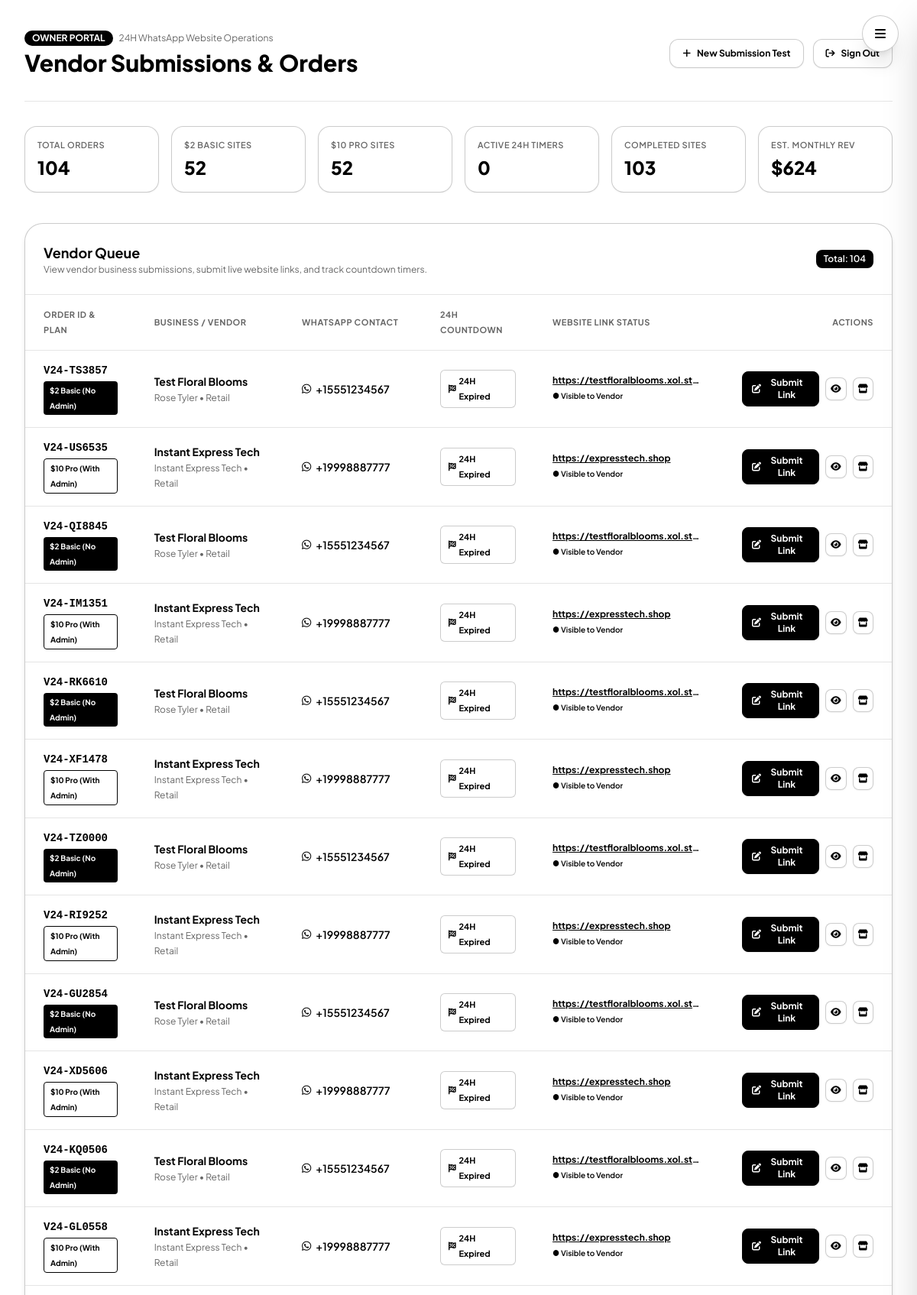
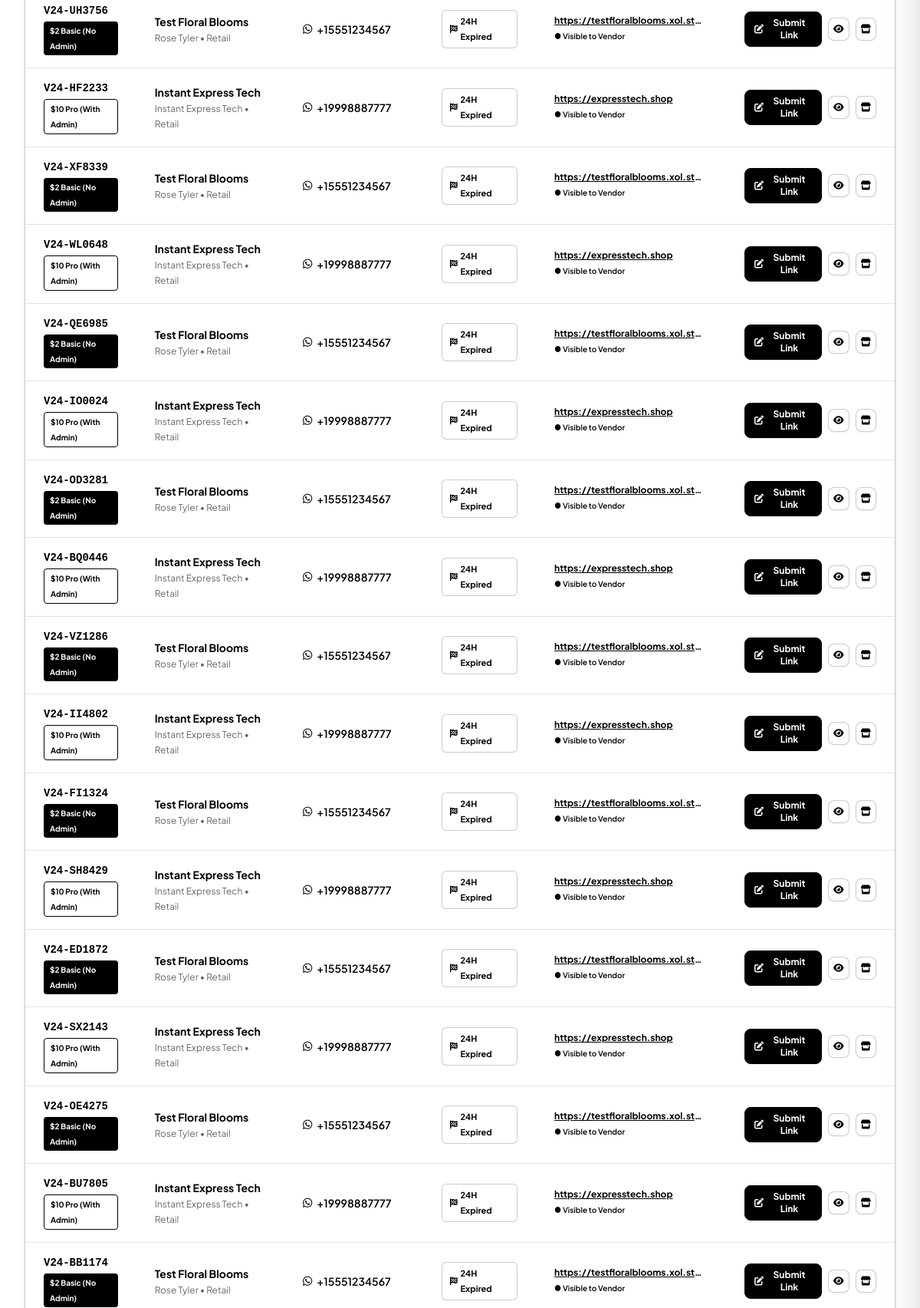
/admin (signed in, upper part), run on the app's committed database (2 pictures, top to bottom).
### tables this page shows
CREATE TABLE orders (
        id TEXT PRIMARY KEY,
        created_at TEXT NOT NULL,
        target_delivery_at TEXT NOT NULL,
        plan_type TEXT NOT NULL,          -- 'basic_2' or 'pro_10'
        plan_name TEXT NOT NULL,
        plan_price REAL NOT NULL,
        business_name TEXT NOT NULL,
        vendor_name TEXT NOT NULL,
        whatsapp_number TEXT NOT NULL,
        email TEXT,
        category TEXT,
        currency TEXT DEFAULT '$',
        tagline TEXT,
        about_text TEXT,
        address TEXT,
        instagram TEXT,
        facebook TEXT,
        tiktok TEXT,
        products_json TEXT,              -- JSON string of products array
        status TEXT DEFAULT 'submitted', -- 'submitted', 'in_progress', 'ready', 'delivered'
        website_url TEXT DEFAULT '',     -- Link submitted by admin
        publish_mode TEXT DEFAULT 'countdown', -- 'countdown' (reveal when 24h expires) or 'immediate' (reveal right away)
        is_published INTEGER DEFAULT 0,  -- 1 if ready to be viewed by vendor
        vendor_admin_url TEXT DEFAULT '',-- Vendor login link for $10 plan
        vendor_admin_user TEXT DEFAULT '',
        vendor_admin_pass TEXT DEFAULT '',
        admin_notes TEXT DEFAULT ''
    );

### app.py (the view)
@app.route('/admin')
def admin_dashboard():
    if not session.get('is_admin'):
        return redirect(url_for('admin_login'))
    conn = get_db()
    cursor = conn.cursor()
    cursor.execute("SELECT * FROM orders ORDER BY created_at DESC")
    rows = cursor.fetchall()
    conn.close()
    orders = [parse_order_row(r) for r in rows]
    total_orders = len(orders)
    basic_orders = sum(1 for o in orders if o['plan_type'] == 'basic_2')
    pro_orders = sum(1 for o in orders if o['plan_type'] == 'pro_10')
    completed_orders = sum(1 for o in orders if o['status'] == 'completed' or (o['website_url'] and o['website_url'].strip()))
    active_countdowns = sum(1 for o in orders if not o['is_expired'] and o['status'] != 'completed')
    total_revenue = (basic_orders * 2) + (pro_orders * 10)
    return render_template('admin_dashboard.html',
                           orders=orders,
                           total_orders=total_orders,
                           basic_orders=basic_orders,
                           pro_orders=pro_orders,
                           completed_orders=completed_orders,
                           active_countdowns=active_countdowns,
                           total_revenue=total_revenue)

### db.py (called while the page is built)
def get_db():
    conn = sqlite3.connect(DB_PATH)
    conn.row_factory = sqlite3.Row
    return conn

### templates/admin_dashboard.html (shortened to what this page needs)
{% extends 'base.html' %}
{% block content %}
<div class="max-w-7xl mx-auto px-4 sm:px-6 lg:px-8 py-10 bg-white">
    <div class="flex flex-col sm:flex-row sm:items-center justify-between gap-4 pb-8 mb-8 border-b border-black/10">
        <div>
            <div class="flex items-center gap-2">
                <span class="px-2.5 py-0.5 rounded-full text-xs font-bold bg-black text-white">
                    OWNER PORTAL
                </span>
                <span class="text-xs text-black/60">24H WhatsApp Website Operations</span>
            </div>
            <h1 class="text-2xl sm:text-3xl font-extrabold text-black mt-1 font-['Plus_Jakarta_Sans']">Vendor Submissions & Orders</h1>
        </div>
        <div class="flex items-center gap-3">
            <a href="{{ url_for('order') }}" target="_blank" class="px-4 py-2.5 rounded-xl bg-white hover:bg-black/5 text-black text-xs font-bold transition flex items-center gap-2 border border-black/20 shadow-sm">
                <i class="fa-solid fa-plus text-black"></i> New Submission Test
            </a>
            <a href="{{ url_for('admin_logout') }}" class="px-4 py-2.5 rounded-xl bg-white hover:bg-black/5 text-black text-xs font-bold transition flex items-center gap-2 border border-black/20 shadow-sm">
                <i class="fa-solid fa-arrow-right-from-bracket text-black"></i> Sign Out
            </a>
        </div>
    </div>
    <div class="grid grid-cols-2 lg:grid-cols-6 gap-4 mb-10">
        <div class="p-4 rounded-2xl bg-white border border-black/20 shadow-sm">
            <span class="text-[11px] uppercase tracking-wider text-black/60 block font-semibold">Total Orders</span>
            <span class="text-2xl font-black text-black mt-1 block font-['Plus_Jakarta_Sans']">{{ total_orders }}</span>
        </div>
        <div class="p-4 rounded-2xl bg-white border border-black/20 shadow-sm">
            <span class="text-[11px] uppercase tracking-wider text-black/60 block font-semibold">$2 Basic Sites</span>
            <span class="text-2xl font-black text-black mt-1 block font-['Plus_Jakarta_Sans']">{{ basic_orders }}</span>
        </div>
        <div class="p-4 rounded-2xl bg-white border border-black/20 shadow-sm">
            <span class="text-[11px] uppercase tracking-wider text-black/60 block font-semibold">$10 Pro Sites</span>
            <span class="text-2xl font-black text-black mt-1 block font-['Plus_Jakarta_Sans']">{{ pro_orders }}</span>
        </div>
        <div class="p-4 rounded-2xl bg-white border border-black/20 shadow-sm">
            <span class="text-[11px] uppercase tracking-wider text-black/60 block font-semibold">Active 24H Timers</span>
            <span class="text-2xl font-black text-black mt-1 block font-['Plus_Jakarta_Sans']">{{ active_countdowns }}</span>
        </div>
        <div class="p-4 rounded-2xl bg-white border border-black/20 shadow-sm">
            <span class="text-[11px] uppercase tracking-wider text-black/60 block font-semibold">Completed Sites</span>
            <span class="text-2xl font-black text-black mt-1 block font-['Plus_Jakarta_Sans']">{{ completed_orders }}</span>
        </div>
        <div class="p-4 rounded-2xl bg-white border border-black/20 shadow-sm">
            <span class="text-[11px] uppercase tracking-wider text-black/60 block font-semibold">Est. Monthly Rev</span>
            <span class="text-2xl font-black text-black mt-1 block font-['Plus_Jakarta_Sans']">${{ total_revenue }}</span>
        </div>
    </div>
    <div class="rounded-3xl bg-white border border-black/20 shadow-md overflow-hidden">
        <div class="p-6 border-b border-black/10 flex flex-col sm:flex-row sm:items-center justify-between gap-4">
            <div>
                <h2 class="text-lg font-bold text-black">Vendor Queue</h2>
                <p class="text-xs text-black/60">View vendor business submissions, submit live website links, and track countdown timers.</p>
            </div>
            <div class="flex items-center gap-2 text-xs">
                <span class="px-2.5 py-1 rounded-lg bg-black text-white font-semibold">
                    Total: {{ orders|length }}
                </span>
            </div>
        </div>
        {% if not orders %}
        <div class="py-16 text-center text-black/60">
            <i class="fa-solid fa-inbox text-4xl mb-3 text-black/30 block"></i>
            <p class="text-base font-semibold text-black">No vendor submissions yet.</p>
            <p class="text-xs text-black/60 mt-1">Submit a test order on the frontend to see it appear here!</p>
            <a href="{{ url_for('order') }}" target="_blank" class="inline-flex items-center gap-2 mt-4 px-4 py-2 rounded-xl bg-black hover:bg-neutral-800 text-white text-xs font-bold shadow-md border border-black">
                <i class="fa-solid fa-plus text-white"></i> Submit Test Order
            </a>
        </div>
        {% else %}
        <div class="overflow-x-auto">
            <table class="w-full text-left text-xs sm:text-sm text-black">
                <thead class="bg-white text-[11px] uppercase tracking-wider text-black/60 border-b border-black/10">
                    <tr>
                        <th class="py-4 px-6">Order ID & Plan</th>
                        <th class="py-4 px-6">Business / Vendor</th>
                        <th class="py-4 px-6">WhatsApp Contact</th>
                        <th class="py-4 px-6">24H Countdown</th>
                        <th class="py-4 px-6">Website Link Status</th>
                        <th class="py-4 px-6 text-right">Actions</th>
                    </tr>
                </thead>
                <tbody class="divide-y divide-black/10">
                    {% for ord in orders %}
                    <tr class="hover:bg-black/[0.02] transition">
                        <td class="py-4 px-6">
                            <span class="font-mono font-bold text-black block">{{ ord.id }}</span>
                            <span class="inline-block mt-1 px-2 py-0.5 rounded text-[10px] font-bold {% if ord.plan_type == 'basic_2' %}bg-black text-white{% else %}bg-white text-black border border-black{% endif %}">
                                {% if ord.plan_type == 'basic_2' %}$2 Basic (No Admin){% else %}$10 Pro (With Admin){% endif %}
                            </span>
                        </td>
                        <td class="py-4 px-6">
                            <span class="font-bold text-black block">{{ ord.business_name }}</span>
                            <span class="text-black/60 text-xs">{{ ord.vendor_name }} • {{ ord.category }}</span>
                        </td>
                        <td class="py-4 px-6">
                            <a href="https://wa.me/{{ ord.whatsapp_number|replace(' ', '')|replace('+', '') }}" target="_blank" class="inline-flex items-center gap-1.5 text-black hover:underline font-semibold">
                                <i class="fa-brands fa-whatsapp text-sm text-black"></i>
                                <span>{{ ord.whatsapp_number }}</span>
                            </a>
                        </td>
                        <td class="py-4 px-6">
                            {% if ord.is_expired %}
                                <span class="inline-flex items-center gap-1 px-2.5 py-1 rounded-md text-[11px] font-bold bg-white text-black border border-black/20">
                                    <i class="fa-solid fa-flag-checkered text-black"></i> 24H Expired
                                </span>
                            {% else %}
                                <span class="inline-flex items-center gap-1 px-2.5 py-1 rounded-md text-[11px] font-bold bg-black text-white">
                                    <i class="fa-solid fa-clock text-white"></i>
                                    {{ (ord.seconds_left // 3600) }}h {{ ((ord.seconds_left % 3600) // 60) }}m left
                                </span>
                            {% endif %}
                        </td>
                        <td class="py-4 px-6">
                            {% if ord.website_url %}
                                <div class="max-w-[200px] truncate">
                                    <a href="{{ ord.website_url }}" target="_blank" class="text-black underline font-bold text-xs truncate block">
                                        {{ ord.website_url }}
                                    </a>
                                    {% if ord.can_show_website %}
                                        <span class="text-[10px] text-black font-semibold">● Visible to Vendor</span>
                                    {% else %}
                                        <span class="text-[10px] text-black/60 font-semibold">● Will reveal at 24h</span>
                                    {% endif %}
                                </div>
                            {% else %}
                                <span class="text-black/40 text-xs italic">Pending link entry</span>
                            {% endif %}
                        </td>
                        <td class="py-4 px-6 text-right">
                            <div class="flex items-center justify-end gap-2">
                                <button onclick="openManageModal('{{ ord.id }}')" class="px-3 py-1.5 rounded-lg bg-black hover:bg-neutral-800 text-white font-bold text-xs transition flex items-center gap-1 shadow-sm border border-black">
                                    <i class="fa-solid fa-pen-to-square text-white"></i> Submit Link
                                </button>
                                <a href="{{ url_for('status', order_id=ord.id) }}" target="_blank" class="p-1.5 rounded-lg bg-white hover:bg-black/5 text-black text-xs transition border border-black/20 shadow-sm" title="View Vendor's 24H Page">
                                    <i class="fa-solid fa-eye"></i>
                                </a>
                                <a href="{{ url_for('preview_store', order_id=ord.id) }}" target="_blank" class="p-1.5 rounded-lg bg-white hover:bg-black/5 text-black text-xs transition border border-black/20 shadow-sm" title="View Auto-Generated Preview">
                                    <i class="fa-solid fa-store"></i>
                                </a>
                            </div>
                        </td>
                    </tr>
                    {% endfor %}
                </tbody>
            </table>
        </div>
        {% endif %}
    </div>
</div>
{% endblock %}

### static/css/style.css (style rules this page uses)
html, body { background-color: #ffffff !important; color: #000000; }

### data on the page
orders: id "V24-TS3857", plan_type "$2 Basic (No Admin)", business_name "Test Floral Blooms", vendor_name "Rose Tyler", category "Retail", whatsapp_number "+15551234567", website_url "https://testfloralblooms.xol.st…"
orders: id "V24-US6535", plan_type "$10 Pro (With Admin)", business_name "Instant Express Tech", vendor_name "Instant Express Tech", category "Retail", whatsapp_number "+19998887777", website_url "https://expresstech.shop"
orders: id "V24-QI8845", plan_type "$2 Basic (No Admin)", business_name "Test Floral Blooms", vendor_name "Rose Tyler", category "Retail", whatsapp_number "+15551234567", website_url "https://testfloralblooms.xol.st…"
orders: id "V24-IM1351", plan_type "$10 Pro (With Admin)", business_name "Instant Express Tech", vendor_name "Instant Express Tech", category "Retail", whatsapp_number "+19998887777", website_url "https://expresstech.shop"
orders: id "V24-RK6610", plan_type "$2 Basic (No Admin)", business_name "Test Floral Blooms", vendor_name "Rose Tyler", category "Retail", whatsapp_number "+15551234567", website_url "https://testfloralblooms.xol.st…"
orders: id "V24-XF1478", plan_type "$10 Pro (With Admin)", business_name "Instant Express Tech", vendor_name "Instant Express Tech", category "Retail", whatsapp_number "+19998887777", website_url "https://expresstech.shop"
orders: id "V24-TZ0000", plan_type "$2 Basic (No Admin)", business_name "Test Floral Blooms", vendor_name "Rose Tyler", category "Retail", whatsapp_number "+15551234567", website_url "https://testfloralblooms.xol.st…"
orders: id "V24-RI9252", plan_type "$10 Pro (With Admin)", business_name "Instant Express Tech", vendor_name "Instant Express Tech", category "Retail", whatsapp_number "+19998887777", website_url "https://expresstech.shop"
orders: id "V24-GU2854", plan_type "$2 Basic (No Admin)", business_name "Test Floral Blooms", vendor_name "Rose Tyler", category "Retail", whatsapp_number "+15551234567", website_url "https://testfloralblooms.xol.st…"
orders: id "V24-XD5606", plan_type "$10 Pro (With Admin)", business_name "Instant Express Tech", vendor_name "Instant Express Tech", category "Retail", whatsapp_number "+19998887777", website_url "https://expresstech.shop"
orders: id "V24-KQ0506", plan_type "$2 Basic (No Admin)", business_name "Test Floral Blooms", vendor_name "Rose Tyler", category "Retail", whatsapp_number "+15551234567", website_url "https://testfloralblooms.xol.st…"
orders: id "V24-GL0558", plan_type "$10 Pro (With Admin)", business_name "Instant Express Tech", vendor_name "Instant Express Tech", category "Retail", whatsapp_number "+19998887777", website_url "https://expresstech.shop"
orders: id "V24-UH3756", plan_type "$2 Basic (No Admin)", business_name "Test Floral Blooms", vendor_name "Rose Tyler", category "Retail", whatsapp_number "+15551234567", website_url "https://testfloralblooms.xol.st…"
orders: id "V24-HF2233", plan_type "$10 Pro (With Admin)", business_name "Instant Express Tech", vendor_name "Instant Express Tech", category "Retail", whatsapp_number "+19998887777", website_url "https://expresstech.shop"
orders: id "V24-XF8339", plan_type "$2 Basic (No Admin)", business_name "Test Floral Blooms", vendor_name "Rose Tyler", category "Retail", whatsapp_number "+15551234567", website_url "https://testfloralblooms.xol.st…"
orders: id "V24-WL0648", plan_type "$10 Pro (With Admin)", business_name "Instant Express Tech", vendor_name "Instant Express Tech", category "Retail", whatsapp_number "+19998887777", website_url "https://expresstech.shop"
orders: id "V24-QE6985", plan_type "$2 Basic (No Admin)", business_name "Test Floral Blooms", vendor_name "Rose Tyler", category "Retail", whatsapp_number "+15551234567", website_url "https://testfloralblooms.xol.st…"
orders: id "V24-IO0024", plan_type "$10 Pro (With Admin)", business_name "Instant Express Tech", vendor_name "Instant Express Tech", category "Retail", whatsapp_number "+19998887777", website_url "https://expresstech.shop"
orders: id "V24-OD3281", plan_type "$2 Basic (No Admin)", business_name "Test Floral Blooms", vendor_name "Rose Tyler", category "Retail", whatsapp_number "+15551234567", website_url "https://testfloralblooms.xol.st…"
orders: id "V24-BQ0446", plan_type "$10 Pro (With Admin)", business_name "Instant Express Tech", vendor_name "Instant Express Tech", category "Retail", whatsapp_number "+19998887777", website_url "https://expresstech.shop"
orders: id "V24-VZ1286", plan_type "$2 Basic (No Admin)", business_name "Test Floral Blooms", vendor_name "Rose Tyler", category "Retail", whatsapp_number "+15551234567", website_url "https://testfloralblooms.xol.st…"
orders: id "V24-II4802", plan_type "$10 Pro (With Admin)", business_name "Instant Express Tech", vendor_name "Instant Express Tech", category "Retail", whatsapp_number "+19998887777", website_url "https://expresstech.shop"
orders: id "V24-FI1324", plan_type "$2 Basic (No Admin)", business_name "Test Floral Blooms", vendor_name "Rose Tyler", category "Retail", whatsapp_number "+15551234567", website_url "https://testfloralblooms.xol.st…"
orders: id "V24-SH8429", plan_type "$10 Pro (With Admin)", business_name "Instant Express Tech", vendor_name "Instant Express Tech", category "Retail", whatsapp_number "+19998887777", website_url "https://expresstech.shop"
orders: id "V24-ED1872", plan_type "$2 Basic (No Admin)", business_name "Test Floral Blooms", vendor_name "Rose Tyler", category "Retail", whatsapp_number "+15551234567", website_url "https://testfloralblooms.xol.st…"
orders: id "V24-SX2143", plan_type "$10 Pro (With Admin)", business_name "Instant Express Tech", vendor_name "Instant Express Tech", category "Retail", whatsapp_number "+19998887777", website_url "https://expresstech.shop"
orders: id "V24-OE4275", plan_type "$2 Basic (No Admin)", business_name "Test Floral Blooms", vendor_name "Rose Tyler", category "Retail", whatsapp_number "+15551234567", website_url "https://testfloralblooms.xol.st…"
orders: id "V24-BU7805", plan_type "$10 Pro (With Admin)", business_name "Instant Express Tech", vendor_name "Instant Express Tech", category "Retail", whatsapp_number "+19998887777", website_url "https://expresstech.shop"
orders: id "V24-BB1174", plan_type "$2 Basic (No Admin)", business_name "Test Floral Blooms", vendor_name "Rose Tyler", category "Retail", whatsapp_number "+15551234567", website_url "https://testfloralblooms.xol.st…"

### other printed values
{{ total_orders }} "104"
{{ basic_orders }} "52"
{{ pro_orders }} "52"
{{ active_countdowns }} "0"
{{ completed_orders }} "103"
{{ total_revenue }} "624"
{{ orders|length }} "104"
